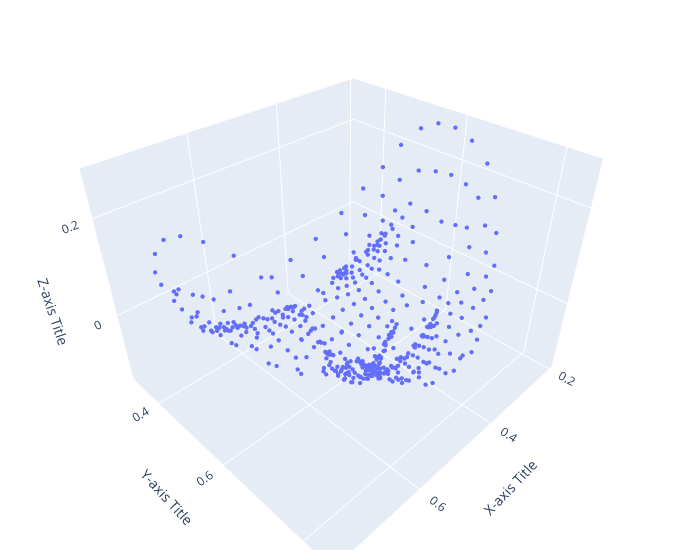

Source (notebook cell):
### Code cell
# Extract x, y, z coordinates from vertices
x = [vertex[0] for vertex in vertex_positions]
y = [vertex[1] for vertex in vertex_positions]
z = [vertex[2] for vertex in vertex_positions]

# Create a 3D scatter plot
fig = go.Figure(data=[go.Scatter3d(x=x, y=y, z=z, mode='markers', marker=dict(size=1.5))])

# Customize the layout
fig.update_layout(scene=dict(
                    xaxis_title='X-axis Title',
                    yaxis_title='Y-axis Title',
                    zaxis_title='Z-axis Title'),
                  width=700,
                  margin=dict(r=20, l=10, b=10, t=10))

# Show the plot
fig.show()

### Figure 1 — Plotly figure (JSON) as saved in the notebook; plotly's stock layout.template omitted (floating-point values rounded to 4 significant figures; data arrays with more than 128 entries replaced by an {"elided": "..."} marker saying what was removed)
{"data": [{"marker": {"size": 1.5}, "mode": "markers", "type": "scatter3d", "x": {"elided": "468 float values"}, "y": {"elided": "468 float values"}, "z": {"elided": "468 float values"}}], "layout": {"margin": {"b": 10, "l": 10, "r": 20, "t": 10}, "scene": {"xaxis": {"title": {"text": "X-axis Title"}}, "yaxis": {"title": {"text": "Y-axis Title"}}, "zaxis": {"title": {"text": "Z-axis Title"}}}, "width": 700}}
